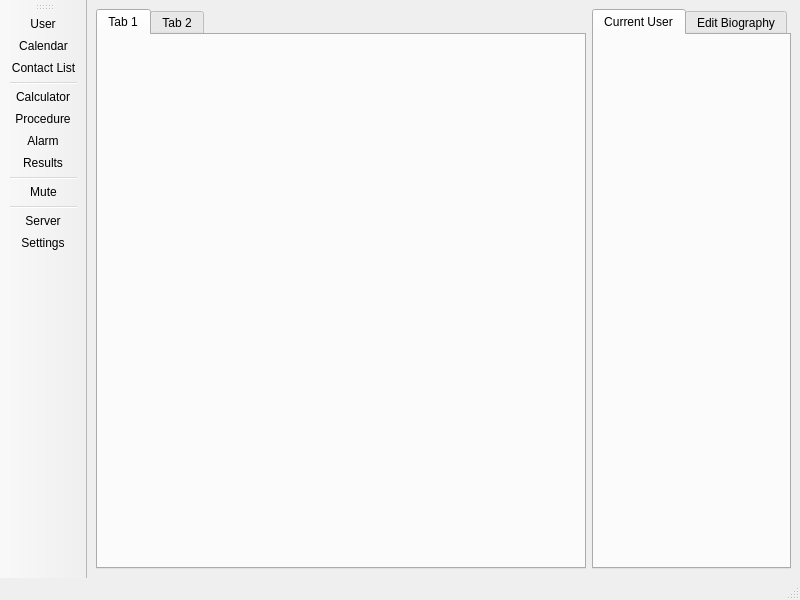
<?xml version="1.0" encoding="UTF-8"?>
<ui version="4.0">
 <class>MainWindow</class>
 <widget class="QMainWindow" name="MainWindow">
  <property name="geometry">
   <rect>
    <x>0</x>
    <y>0</y>
    <width>800</width>
    <height>600</height>
   </rect>
  </property>
  <property name="windowTitle">
   <string>Lab Buddy</string>
  </property>
  <property name="windowIcon">
   <iconset>
    <normaloff>icons/png/id-card-3.png</normaloff>icons/png/id-card-3.png</iconset>
  </property>
  <property name="iconSize">
   <size>
    <width>32</width>
    <height>32</height>
   </size>
  </property>
  <widget class="QWidget" name="centralwidget">
   <layout class="QHBoxLayout" name="horizontalLayout">
    <item>
     <widget class="QTabWidget" name="tabWidget_2">
      <property name="currentIndex">
       <number>0</number>
      </property>
      <widget class="QWidget" name="tab">
       <attribute name="title">
        <string>Tab 1</string>
       </attribute>
      </widget>
      <widget class="QWidget" name="tab_2">
       <attribute name="title">
        <string>Tab 2</string>
       </attribute>
      </widget>
     </widget>
    </item>
    <item alignment="Qt::AlignRight">
     <widget class="QTabWidget" name="tabWidget">
      <property name="enabled">
       <bool>true</bool>
      </property>
      <property name="currentIndex">
       <number>0</number>
      </property>
      <widget class="QWidget" name="tab_3">
       <attribute name="icon">
        <iconset>
         <normaloff>icons/png/user.png</normaloff>icons/png/user.png</iconset>
       </attribute>
       <attribute name="title">
        <string>Current User</string>
       </attribute>
      </widget>
      <widget class="QWidget" name="tab_4">
       <attribute name="icon">
        <iconset>
         <normaloff>icons/png/bookmark-1.png</normaloff>icons/png/bookmark-1.png</iconset>
       </attribute>
       <attribute name="title">
        <string>Edit Biography</string>
       </attribute>
      </widget>
     </widget>
    </item>
   </layout>
  </widget>
  <widget class="QStatusBar" name="statusbar"/>
  <widget class="QToolBar" name="toolBar">
   <property name="windowTitle">
    <string>toolBar</string>
   </property>
   <property name="orientation">
    <enum>Qt::Vertical</enum>
   </property>
   <property name="iconSize">
    <size>
     <width>32</width>
     <height>32</height>
    </size>
   </property>
   <property name="toolButtonStyle">
    <enum>Qt::ToolButtonTextUnderIcon</enum>
   </property>
   <property name="floatable">
    <bool>false</bool>
   </property>
   <attribute name="toolBarArea">
    <enum>LeftToolBarArea</enum>
   </attribute>
   <attribute name="toolBarBreak">
    <bool>false</bool>
   </attribute>
   <addaction name="actionUser"/>
   <addaction name="actionCalendar"/>
   <addaction name="actionContact"/>
   <addaction name="separator"/>
   <addaction name="actionCalculator"/>
   <addaction name="actionProcedure"/>
   <addaction name="actionAlarm"/>
   <addaction name="actionResults"/>
   <addaction name="separator"/>
   <addaction name="actionMute"/>
   <addaction name="separator"/>
   <addaction name="actionServer"/>
   <addaction name="actionSettings"/>
  </widget>
  <action name="actionServer">
   <property name="icon">
    <iconset>
     <normaloff>icons/png/server-1.png</normaloff>icons/png/server-1.png</iconset>
   </property>
   <property name="text">
    <string>Server</string>
   </property>
   <property name="toolTip">
    <string>Server</string>
   </property>
  </action>
  <action name="actionUser">
   <property name="icon">
    <iconset resource="icons.qrc">
     <normaloff>:/icons/icons/png/users.png</normaloff>:/icons/icons/png/users.png</iconset>
   </property>
   <property name="text">
    <string>  User  </string>
   </property>
   <property name="toolTip">
    <string>User</string>
   </property>
  </action>
  <action name="actionCalendar">
   <property name="icon">
    <iconset>
     <normaloff>icons/png/calendar-1.png</normaloff>icons/png/calendar-1.png</iconset>
   </property>
   <property name="text">
    <string>Calendar</string>
   </property>
   <property name="toolTip">
    <string>Calendar</string>
   </property>
  </action>
  <action name="actionCalculator">
   <property name="icon">
    <iconset>
     <normaloff>icons/png/calculator.png</normaloff>icons/png/calculator.png</iconset>
   </property>
   <property name="text">
    <string>Calculator</string>
   </property>
   <property name="toolTip">
    <string>Calculator</string>
   </property>
  </action>
  <action name="actionProcedure">
   <property name="icon">
    <iconset>
     <normaloff>icons/png/list-1.png</normaloff>icons/png/list-1.png</iconset>
   </property>
   <property name="text">
    <string>Procedure</string>
   </property>
   <property name="toolTip">
    <string>Procedure</string>
   </property>
  </action>
  <action name="actionAlarm">
   <property name="icon">
    <iconset>
     <normaloff>icons/png/clock.png</normaloff>icons/png/clock.png</iconset>
   </property>
   <property name="text">
    <string>Alarm</string>
   </property>
   <property name="toolTip">
    <string>Alarm</string>
   </property>
  </action>
  <action name="actionResults">
   <property name="icon">
    <iconset>
     <normaloff>icons/png/notepad-2.png</normaloff>icons/png/notepad-2.png</iconset>
   </property>
   <property name="text">
    <string>Results</string>
   </property>
   <property name="toolTip">
    <string>Results</string>
   </property>
  </action>
  <action name="actionSettings">
   <property name="icon">
    <iconset>
     <normaloff>icons/png/settings-3.png</normaloff>icons/png/settings-3.png</iconset>
   </property>
   <property name="text">
    <string>Settings</string>
   </property>
   <property name="toolTip">
    <string>Settings</string>
   </property>
  </action>
  <action name="actionMute">
   <property name="icon">
    <iconset>
     <normaloff>icons/png/microphone.png</normaloff>
     <normalon>icons/png/muted.png</normalon>icons/png/microphone.png</iconset>
   </property>
   <property name="text">
    <string>Mute</string>
   </property>
   <property name="toolTip">
    <string>Mute</string>
   </property>
  </action>
  <action name="actionContact">
   <property name="icon">
    <iconset>
     <normaloff>icons/png/smartphone-10.png</normaloff>icons/png/smartphone-10.png</iconset>
   </property>
   <property name="text">
    <string>Contact List</string>
   </property>
   <property name="toolTip">
    <string>Contact List</string>
   </property>
  </action>
 </widget>
 <tabstops>
  <tabstop>tabWidget</tabstop>
 </tabstops>
 <resources>
  <include location="icons.qrc"/>
 </resources>
 <connections>
  <connection>
   <sender>actionUser</sender>
   <signal>triggered()</signal>
   <receiver>tabWidget_2</receiver>
   <slot>show()</slot>
   <hints>
    <hint type="sourcelabel">
     <x>-1</x>
     <y>-1</y>
    </hint>
    <hint type="destinationlabel">
     <x>258</x>
     <y>289</y>
    </hint>
   </hints>
  </connection>
 </connections>
</ui>
